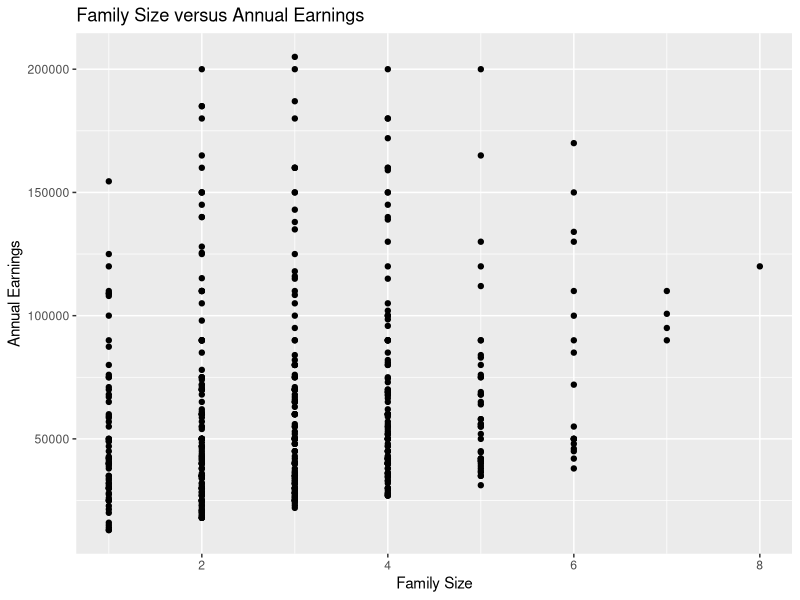
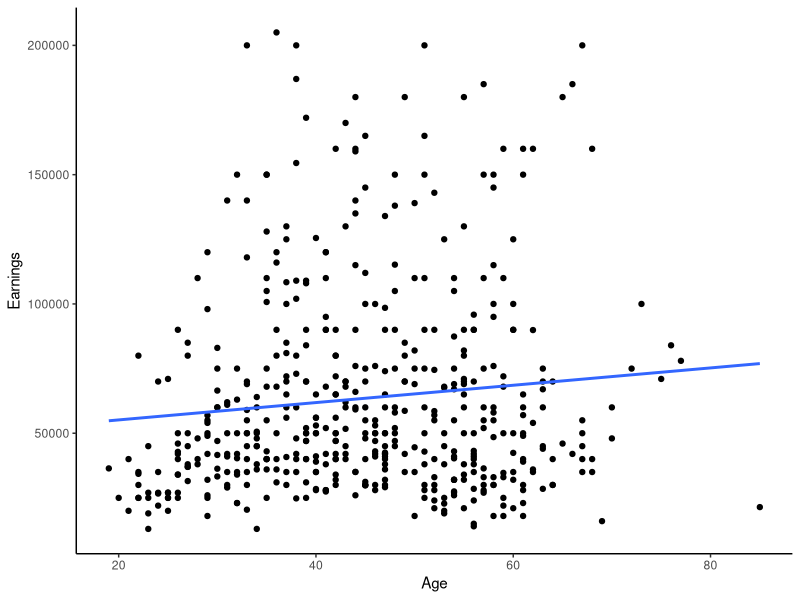
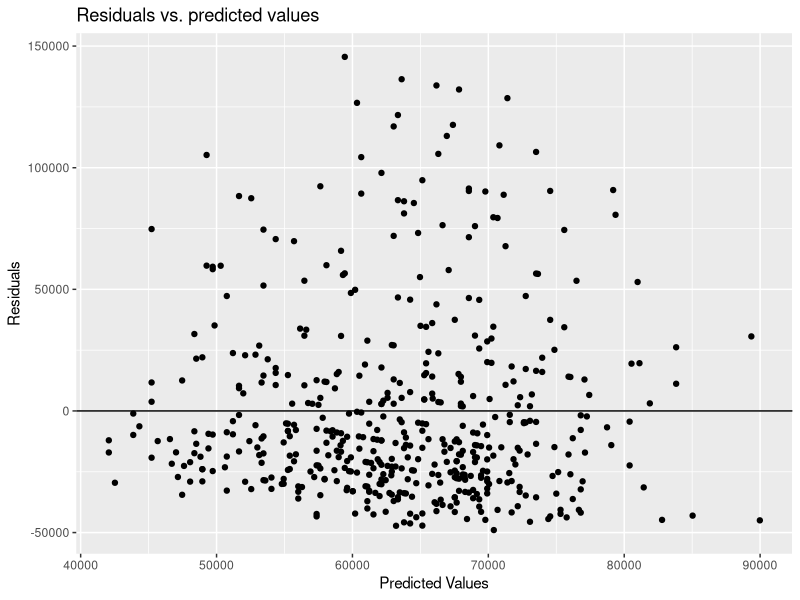
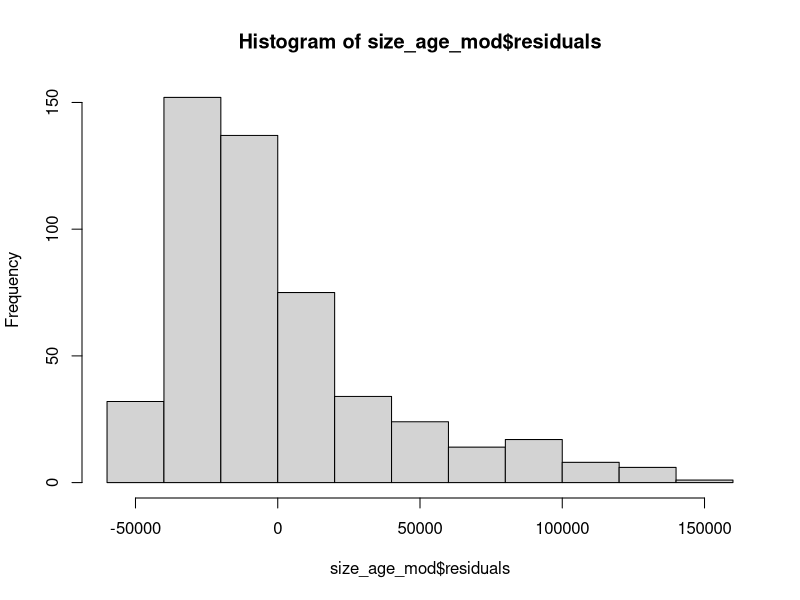

Here is the R script that generated these plots, in order:
## ---- chunk 1
knitr::opts_chunk$set(
	echo = TRUE,
	message = FALSE,
	warning = FALSE
)
library(tidyverse)
## ---- chunk 2
wage_dat<-read_csv("../data/wage_data.csv")
wage_dat%>%
  ggplot(aes(x=FamilySize, y=Earnings))+
  geom_point()+
  labs(x="Family Size", y = "Annual Earnings", title = "Family Size versus Annual Earnings")
## ---- chunk 3

size_mod = lm(Earnings~FamilySize, data = wage_dat)
summary(size_mod)
## ---- chunk 4
wage_dat%>%
  ggplot(aes(x=`Age`,
             y=`Earnings`))+
  geom_point()+
  geom_smooth(method = "lm", se=FALSE)+
  theme_classic()
## ---- chunk 5
size_age_mod = lm(Earnings~FamilySize+Age, data = wage_dat)
summary(size_age_mod)
## ---- chunk 6
size_age_mod%>%
  fortify(wage_dat)%>%
  ggplot(aes(x = .fitted, y = .resid))+
  geom_point()+
  geom_hline(yintercept = 0)+
  labs( x = "Predicted Values", y = "Residuals", title = "Residuals vs. predicted values")
## ---- chunk 7
hist(size_age_mod$residuals)
